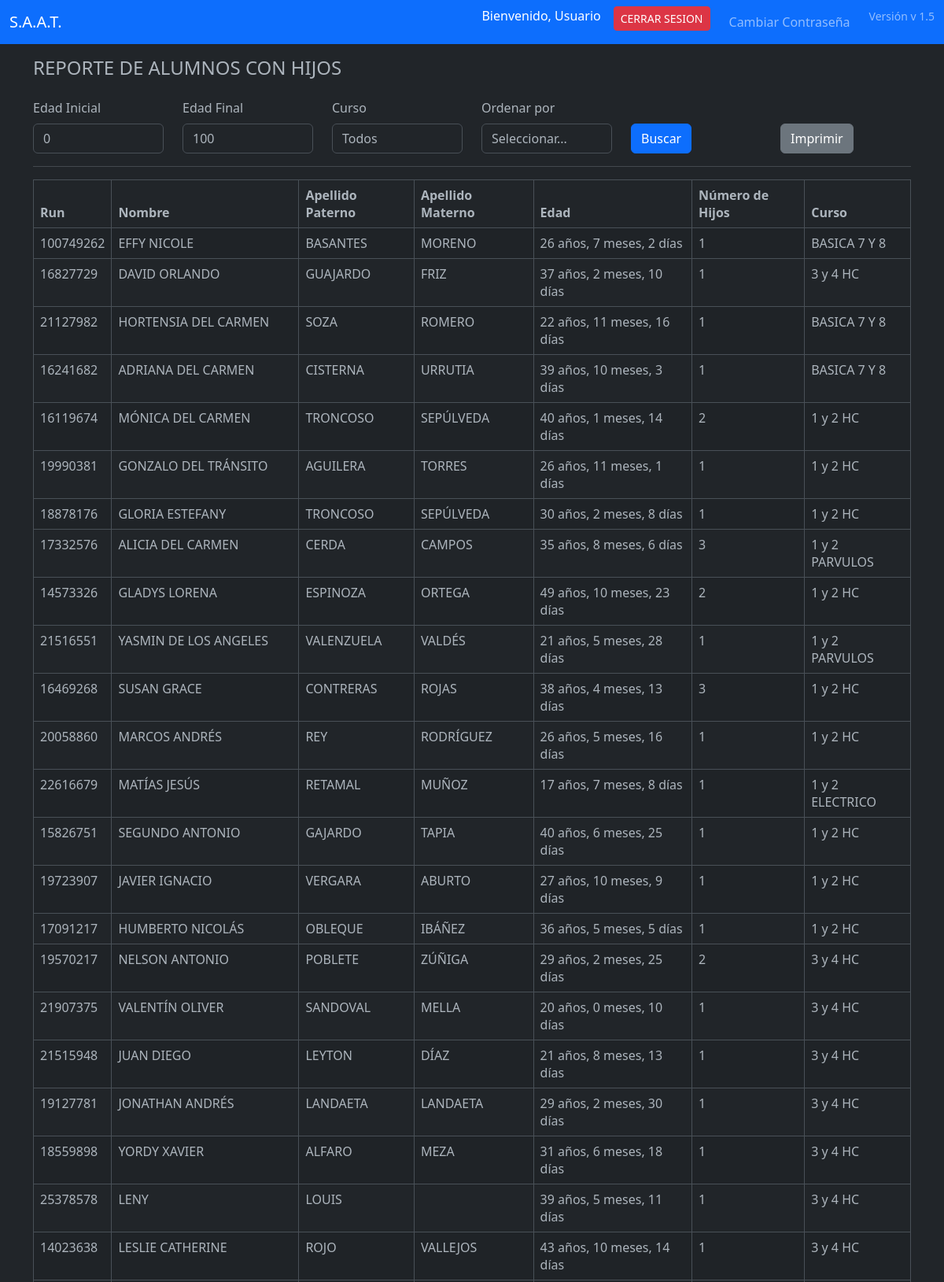
The page /pages/reportes/r.alum.hijos.php (upper part) on the database its author committed.
### tables this page shows
CREATE TABLE IF NOT EXISTS `alum` (
  `idalum` int NOT NULL AUTO_INCREMENT,
  `run` int NOT NULL,
  `digv` varchar(5) NOT NULL,
  `nombres` varchar(45) NOT NULL,
  `apaterno` varchar(45) NOT NULL,
  `amaterno` varchar(45) DEFAULT NULL,
  `fnac` date NOT NULL,
  `celular` varchar(45) DEFAULT NULL,
  `telefono` varchar(45) DEFAULT NULL,
  `email` varchar(60) DEFAULT NULL,
  `direcc` varchar(60) NOT NULL,
  `comuna` varchar(45) NOT NULL,
  `codcomuna` varchar(45) DEFAULT NULL,
  `genero` varchar(1) DEFAULT NULL,
  `fincorpora` date NOT NULL,
  `fretiro` date DEFAULT NULL,
  `codetnia` int DEFAULT NULL,
  `rbd` int DEFAULT NULL,
  `anio` year DEFAULT NULL,
  `n_lista` int DEFAULT NULL,
  `codtipoense` int DEFAULT NULL,
  `codgrado` int DEFAULT NULL,
  `descgrado` varchar(300) DEFAULT NULL,
  `letracurso` varchar(1) DEFAULT NULL,
  `foto` varchar(60) DEFAULT NULL,
  `sectorestudiante` varchar(45) NOT NULL,
  `asistencia` int DEFAULT NULL,
  `promedio` decimal(7,1) DEFAULT NULL,
  `estado_civil` varchar(45) DEFAULT NULL,
  `nivelciclo` varchar(60) DEFAULT NULL,
  `tipoensenanza` varchar(50) DEFAULT NULL,
  `georreferencia` varchar(45) DEFAULT NULL,
  `especialidad` varchar(45) DEFAULT NULL,
  `nacionalidad` varchar(45) DEFAULT NULL,
  `matricula` int DEFAULT NULL,
  `trabaja` varchar(45) DEFAULT NULL,
  PRIMARY KEY (`idalum`,`run`),
  UNIQUE KEY `run_UNIQUE` (`run`)
);

CREATE TABLE IF NOT EXISTS `alum_familia` (
  `idalum_familia` int NOT NULL AUTO_INCREMENT,
  `run_alum_familia` int NOT NULL,
  `neducpadre` varchar(45) DEFAULT NULL,
  `nivelciclopadre` varchar(45) DEFAULT NULL,
  `neducmadre` varchar(45) DEFAULT NULL,
  `nivelciclomadre` varchar(45) DEFAULT NULL,
  `nomtutor` varchar(45) DEFAULT NULL,
  `runtutor` varchar(45) DEFAULT NULL,
  `directutor` varchar(45) DEFAULT NULL,
  `emailtutor` varchar(45) DEFAULT NULL,
  `comunatutor` varchar(45) DEFAULT NULL,
  `sectortutor` varchar(45) DEFAULT NULL,
  `celututor` varchar(45) DEFAULT NULL,
  `vinculotutor` varchar(45) DEFAULT NULL,
  `nomrepresentante` varchar(45) DEFAULT NULL,
  `runrepresentante` varchar(45) DEFAULT NULL,
  `direcrepresentante` varchar(45) DEFAULT NULL,
  `emailrepresentante` varchar(45) DEFAULT NULL,
  `comunarepresentante` varchar(45) DEFAULT NULL,
  `sectorrepresentante` varchar(45) DEFAULT NULL,
  `celurepresentante` varchar(45) DEFAULT NULL,
  `vinculorepresentante` varchar(45) DEFAULT NULL,
  `nomconyuge` varchar(45) DEFAULT NULL,
  `nhijos` int DEFAULT NULL,
  `vivecon` varchar(45) DEFAULT NULL,
  `hijosmayores` int DEFAULT NULL,
  `viveconobs` varchar(60) DEFAULT NULL,
  PRIMARY KEY (`idalum_familia`),
  UNIQUE KEY `run_alum_familia_UNIQUE` (`run_alum_familia`)
);

CREATE TABLE IF NOT EXISTS `cursos` (
  `id` int NOT NULL AUTO_INCREMENT,
  `nombre` varchar(50) DEFAULT NULL,
  `jornada` varchar(1) NOT NULL,
  `descripcion` text,
  `descgrado` varchar(80) DEFAULT NULL,
  `codtipoense` int DEFAULT NULL,
  `codgrado` int DEFAULT NULL,
  `letra` varchar(1) DEFAULT NULL,
  PRIMARY KEY (`id`)
);

### pages/reportes/r.alum.hijos.php (the view, shortened to what this page needs)
<?php
include '../../includes/navbar.php';
$database = new Connection();
$db = $database->open();
$edad_inicial = isset($_GET['edad_inicial']) ? (int)$_GET['edad_inicial'] : 0;
$edad_final = isset($_GET['edad_final']) ? (int)$_GET['edad_final'] : 100;
function calcularEdad($fechaNacimiento) {
    $fechaNacimiento = new DateTime($fechaNacimiento);
    $hoy = new DateTime();
    $diferencia = $hoy->diff($fechaNacimiento);
    return "{$diferencia->y} años, {$diferencia->m} meses, {$diferencia->d} días";
}
$sql = "SELECT a.run, a.nombres, a.apaterno, a.amaterno, a.fnac, c.nombre AS curso, af.nhijos
        FROM alum a
        INNER JOIN alum_familia af ON a.run = af.run_alum_familia
        INNER JOIN cursos c ON a.codtipoense = c.codtipoense AND a.codgrado = c.codgrado
        WHERE af.nhijos > 0";
$sql .= " AND (YEAR(CURDATE()) - YEAR(a.fnac)) BETWEEN :edad_inicial AND :edad_final";
$stmt = $db->prepare($sql);
$stmt->bindParam(':edad_inicial', $edad_inicial, PDO::PARAM_INT);
$stmt->bindParam(':edad_final', $edad_final, PDO::PARAM_INT);
$stmt->execute();
$alumnos = $stmt->fetchAll(PDO::FETCH_ASSOC);
?>
<!DOCTYPE html>
<html lang="es" data-bs-theme="dark">
<head>
    <link href="https://cdn.jsdelivr.net/npm/bootstrap@5.3.0/dist/css/bootstrap.min.css" rel="stylesheet">
</head>
<body>
<div class="container">
    <h4 class="page-header mb-4">REPORTE DE ALUMNOS CON HIJOS</h4>
    <form method="GET" action="">
        <div class="row">
            <div class="col-md-2">
                <label for="edad_inicial" class="form-label">Edad Inicial</label>
                <input type="number" name="edad_inicial" id="edad_inicial" class="form-control" value="<?php echo $edad_inicial; ?>" required>
            </div>
            <div class="col-md-2">
                <label for="edad_final" class="form-label">Edad Final</label>
                <input type="number" name="edad_final" id="edad_final" class="form-control" value="<?php echo $edad_final; ?>" required>
            </div>
            <div class="col-md-2">
                <label for="curso" class="form-label">Curso</label>
                <select name="curso" id="curso" class="form-control">
                    <option value="">Todos</option>
                </select>
            </div>
            <div class="col-md-2">
                <label for="ordenar_por" class="form-label">Ordenar por</label>
                <select name="ordenar_por" id="ordenar_por" class="form-control">
                    <option value="">Seleccionar...</option>
                </select>
            </div>
            <div class="col-md-2 d-flex align-items-end">
                <button type="submit" class="btn btn-primary">Buscar</button>
            </div>
            <div class="col-md-2 d-flex align-items-end">
            <button type="button" class="btn btn-secondary no-print align-items-center" onclick="window.print();">Imprimir</button>
            </div>
        </div>
    </form>
    <hr>
    <?php if ($alumnos): ?>
    <table class="table table-bordered table-striped">
        <thead>
        <tr>
            <th>Run</th>
            <th>Nombre</th>
            <th>Apellido Paterno</th>
            <th>Apellido Materno</th>
            <th>Edad</th>
            <th>Número de Hijos</th>
            <th>Curso</th>
        </tr>
        </thead>
        <tbody>
        <?php foreach ($alumnos as $alumno):
    $edad = calcularEdad($alumno['fnac']);
?>
<tr>
    <td><?php echo $alumno['run']; ?></td>
    <td><?php echo $alumno['nombres']; ?></td>
    <td><?php echo $alumno['apaterno']; ?></td>
    <td><?php echo $alumno['amaterno']; ?></td>
    <td><?php echo $edad; ?></td>
    <td><?php echo $alumno['nhijos']; ?></td>
    <td><?php echo $alumno['curso']; ?></td>
</tr>
<?php endforeach; ?>
        </tbody>
    </table>
    <?php else: ?>
        <div class="alert alert-warning">No se encontraron alumnos con hijos que coincidan con los filtros seleccionados.</div>
    <?php endif; ?>
</div>
</body>
</html>

### rows shown on the page
alum: run "100749262", nombres "EFFY NICOLE", apaterno "BASANTES", amaterno "MORENO", fnac "26 años, 7 meses, 2 días", alum_familia.nhijos "1", cursos.nombre "BASICA 7 Y 8"
alum: run "16827729", nombres "DAVID ORLANDO", apaterno "GUAJARDO", amaterno "FRIZ", fnac "37 años, 2 meses, 10 días", alum_familia.nhijos "1", cursos.nombre "3 y 4 HC"
alum: run "21127982", nombres "HORTENSIA DEL CARMEN", apaterno "SOZA", amaterno "ROMERO", fnac "22 años, 11 meses, 16 días", alum_familia.nhijos "1", cursos.nombre "BASICA 7 Y 8"
alum: run "16241682", nombres "ADRIANA DEL CARMEN", apaterno "CISTERNA", amaterno "URRUTIA", fnac "39 años, 10 meses, 3 días", alum_familia.nhijos "1", cursos.nombre "BASICA 7 Y 8"
alum: run "16119674", nombres "MÓNICA DEL CARMEN", apaterno "TRONCOSO", amaterno "SEPÚLVEDA", fnac "40 años, 1 meses, 14 días", alum_familia.nhijos "2", cursos.nombre "1 y 2 HC"
alum: run "19990381", nombres "GONZALO DEL TRÁNSITO", apaterno "AGUILERA", amaterno "TORRES", fnac "26 años, 11 meses, 1 días", alum_familia.nhijos "1", cursos.nombre "1 y 2 HC"
alum: run "18878176", nombres "GLORIA ESTEFANY", apaterno "TRONCOSO", amaterno "SEPÚLVEDA", fnac "30 años, 2 meses, 8 días", alum_familia.nhijos "1", cursos.nombre "1 y 2 HC"
alum: run "17332576", nombres "ALICIA DEL CARMEN", apaterno "CERDA", amaterno "CAMPOS", fnac "35 años, 8 meses, 6 días", alum_familia.nhijos "3", cursos.nombre "1 y 2 PARVULOS"
alum: run "14573326", nombres "GLADYS LORENA", apaterno "ESPINOZA", amaterno "ORTEGA", fnac "49 años, 10 meses, 23 días", alum_familia.nhijos "2", cursos.nombre "1 y 2 HC"
alum: run "21516551", nombres "YASMIN DE LOS ANGELES", apaterno "VALENZUELA", amaterno "VALDÉS", fnac "21 años, 5 meses, 28 días", alum_familia.nhijos "1", cursos.nombre "1 y 2 PARVULOS"
alum: run "16469268", nombres "SUSAN GRACE", apaterno "CONTRERAS", amaterno "ROJAS", fnac "38 años, 4 meses, 13 días", alum_familia.nhijos "3", cursos.nombre "1 y 2 HC"
alum: run "20058860", nombres "MARCOS ANDRÉS", apaterno "REY", amaterno "RODRÍGUEZ", fnac "26 años, 5 meses, 16 días", alum_familia.nhijos "1", cursos.nombre "1 y 2 HC"
alum: run "22616679", nombres "MATÍAS JESÚS", apaterno "RETAMAL", amaterno "MUÑOZ", fnac "17 años, 7 meses, 8 días", alum_familia.nhijos "1", cursos.nombre "1 y 2 ELECTRICO"
alum: run "15826751", nombres "SEGUNDO ANTONIO", apaterno "GAJARDO", amaterno "TAPIA", fnac "40 años, 6 meses, 25 días", alum_familia.nhijos "1", cursos.nombre "1 y 2 HC"
alum: run "19723907", nombres "JAVIER IGNACIO", apaterno "VERGARA", amaterno "ABURTO", fnac "27 años, 10 meses, 9 días", alum_familia.nhijos "1", cursos.nombre "1 y 2 HC"
alum: run "17091217", nombres "HUMBERTO NICOLÁS", apaterno "OBLEQUE", amaterno "IBÁÑEZ", fnac "36 años, 5 meses, 5 días", alum_familia.nhijos "1", cursos.nombre "1 y 2 HC"
alum: run "19570217", nombres "NELSON ANTONIO", apaterno "POBLETE", amaterno "ZÚÑIGA", fnac "29 años, 2 meses, 25 días", alum_familia.nhijos "2", cursos.nombre "3 y 4 HC"
alum: run "21907375", nombres "VALENTÍN OLIVER", apaterno "SANDOVAL", amaterno "MELLA", fnac "20 años, 0 meses, 10 días", alum_familia.nhijos "1", cursos.nombre "3 y 4 HC"
alum: run "21515948", nombres "JUAN DIEGO", apaterno "LEYTON", amaterno "DÍAZ", fnac "21 años, 8 meses, 13 días", alum_familia.nhijos "1", cursos.nombre "3 y 4 HC"
alum: run "19127781", nombres "JONATHAN ANDRÉS", apaterno "LANDAETA", amaterno "LANDAETA", fnac "29 años, 2 meses, 30 días", alum_familia.nhijos "1", cursos.nombre "3 y 4 HC"
alum: run "18559898", nombres "YORDY XAVIER", apaterno "ALFARO", amaterno "MEZA", fnac "31 años, 6 meses, 18 días", alum_familia.nhijos "1", cursos.nombre "3 y 4 HC"
alum: run "25378578", nombres "LENY", apaterno "LOUIS", fnac "39 años, 5 meses, 11 días", alum_familia.nhijos "1", cursos.nombre "3 y 4 HC"
alum: run "14023638", nombres "LESLIE CATHERINE", apaterno "ROJO", amaterno "VALLEJOS", fnac "43 años, 10 meses, 14 días", alum_familia.nhijos "1", cursos.nombre "3 y 4 HC"

### other values the page prints
$username "Usuario"
$appVersion "v 1.5"
